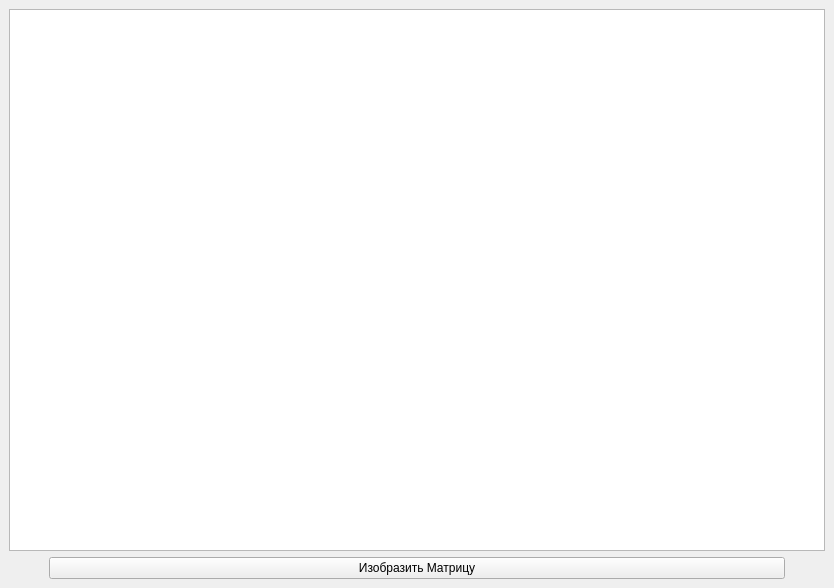
<?xml version="1.0" encoding="UTF-8"?>
<ui version="4.0">
 <class>MainWindow</class>
 <widget class="QMainWindow" name="MainWindow">
  <property name="geometry">
   <rect>
    <x>0</x>
    <y>0</y>
    <width>834</width>
    <height>588</height>
   </rect>
  </property>
  <property name="windowTitle">
   <string>Widget Art</string>
  </property>
  <widget class="QWidget" name="centralwidget">
   <layout class="QVBoxLayout" name="verticalLayout">
    <item>
     <widget class="QPlainTextEdit" name="plainTextEdit">
      <property name="sizePolicy">
       <sizepolicy hsizetype="Expanding" vsizetype="MinimumExpanding">
        <horstretch>0</horstretch>
        <verstretch>10</verstretch>
       </sizepolicy>
      </property>
      <property name="font">
       <font>
        <pointsize>28</pointsize>
       </font>
      </property>
      <property name="plainText">
       <string/>
      </property>
      <property name="maximumBlockCount">
       <number>0</number>
      </property>
      <property name="backgroundVisible">
       <bool>false</bool>
      </property>
      <property name="placeholderText">
       <string notr="true"/>
      </property>
     </widget>
    </item>
    <item>
     <layout class="QHBoxLayout" name="horizontalLayout">
      <item>
       <spacer name="horizontalSpacer_2">
        <property name="sizePolicy">
         <sizepolicy hsizetype="Preferred" vsizetype="Minimum">
          <horstretch>0</horstretch>
          <verstretch>0</verstretch>
         </sizepolicy>
        </property>
        <property name="orientation">
         <enum>Qt::Horizontal</enum>
        </property>
        <property name="sizeType">
         <enum>QSizePolicy::Preferred</enum>
        </property>
        <property name="sizeHint" stdset="0">
         <size>
          <width>40</width>
          <height>20</height>
         </size>
        </property>
       </spacer>
      </item>
      <item>
       <widget class="QPushButton" name="btnPaint">
        <property name="sizePolicy">
         <sizepolicy hsizetype="Preferred" vsizetype="MinimumExpanding">
          <horstretch>0</horstretch>
          <verstretch>1</verstretch>
         </sizepolicy>
        </property>
        <property name="text">
         <string>Изобразить Матрицу</string>
        </property>
       </widget>
      </item>
      <item>
       <spacer name="horizontalSpacer">
        <property name="sizePolicy">
         <sizepolicy hsizetype="Preferred" vsizetype="Minimum">
          <horstretch>0</horstretch>
          <verstretch>0</verstretch>
         </sizepolicy>
        </property>
        <property name="orientation">
         <enum>Qt::Horizontal</enum>
        </property>
        <property name="sizeType">
         <enum>QSizePolicy::Preferred</enum>
        </property>
        <property name="sizeHint" stdset="0">
         <size>
          <width>40</width>
          <height>20</height>
         </size>
        </property>
       </spacer>
      </item>
     </layout>
    </item>
   </layout>
  </widget>
 </widget>
 <resources/>
 <connections/>
</ui>
